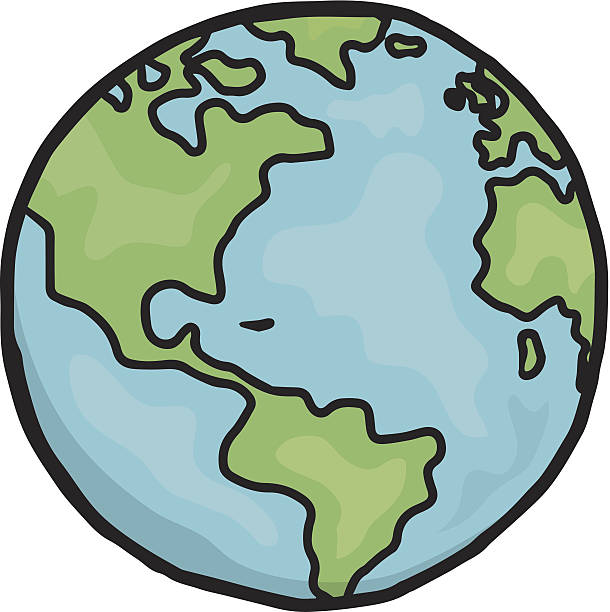
#> input picture Trabalhos/Alexandra/Convexa/sample.jpg, 610 x 612 px, found by its file name
$ python main.py
#> lines starting #> are read from the running program, lines starting #| are printed output that depends on the picture; after the words box and inside, x2 and y2 are one past the last pixel; in counts of white or black regions, pixels touching at a corner belong together
import cv2
import numpy as np
import matplotlib.pyplot as plt


# Função para exibir uma imagem com o título especificado
def exibir_imagem(imagem, titulo):
    plt.imshow(cv2.cvtColor(imagem, cv2.COLOR_BGR2RGB))
    plt.title(titulo)
    plt.axis('off')
    plt.show()


# Leitura da imagem de entrada
src = cv2.imread("Trabalhos\Alexandra\Convexa\sample.jpg", 1)
#> src is the input picture: shape (612, 610, 3); mean B, G, R 172, 183, 160.4
if src is None:
    raise FileNotFoundError("The image file 'sample.jpg' was not found.")
exibir_imagem(src, 'Imagem Original')


# Conversão da imagem para escala de cinza
cinza = cv2.cvtColor(src, cv2.COLOR_BGR2GRAY)
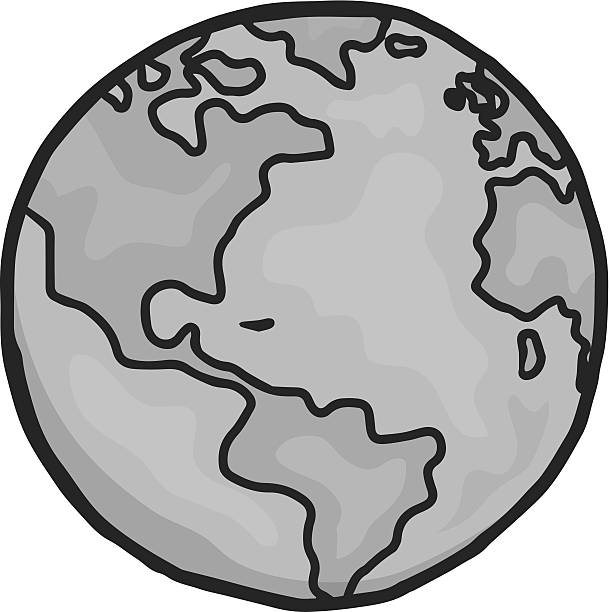
#> cinza: shape (612, 610); min 0, max 255, mean 175
exibir_imagem(cinza, 'Imagem Cinza')


# Aplicação de um desfoque (blur) na imagem para remover ruído
blur = cv2.GaussianBlur(cinza, (5, 5), 0)
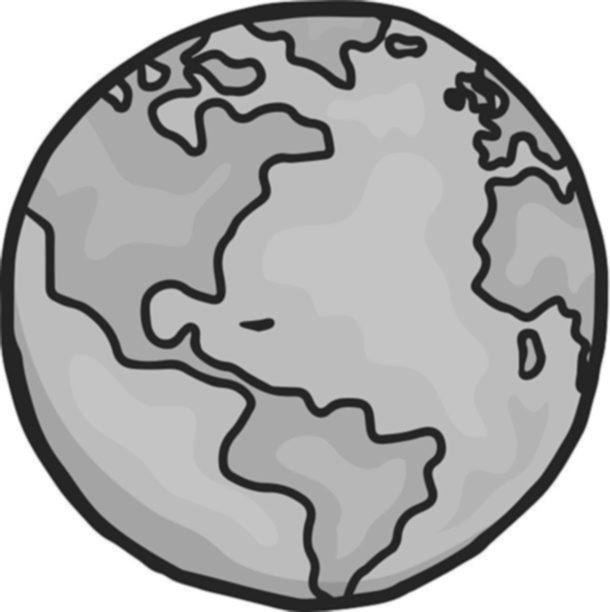
#> blur: shape (612, 610); min 31, max 255, mean 175
exibir_imagem(blur, 'Imagem com Desfoque')


# Binarização da imagem para identificar os pontos de interesse
_, binarizada = cv2.threshold(blur, 127, 255, cv2.THRESH_BINARY)
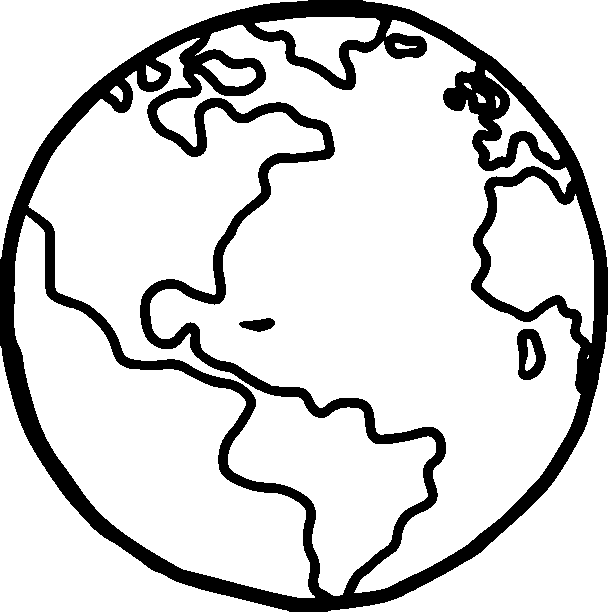
#> binarizada: shape (612, 610); 83.5% white; 3 black regions, box (x1, y1, x2, y2) and area: (0, 0, 608, 612) 60146, (517, 329, 546, 380) 961, (239, 318, 275, 332) 333
exibir_imagem(binarizada, 'Imagem Binarizada')


# Encontre os contornos (bordas) na imagem
contornos, _ = cv2.findContours(binarizada, cv2.RETR_EXTERNAL, cv2.CHAIN_APPROX_SIMPLE)
#> contornos = 17 contours, 1 with area under 20; largest, box (x1, y1, x2, y2) and area: (150, 20, 581, 593) 108873, (28, 38, 436, 596) 58636, (14, 215, 315, 598) 45072, (328, 0, 610, 612) 38221, (0, 346, 289, 612) 19770

resultado = np.zeros_like(src)

for contorno in contornos:
        # Aproximação do contorno
        epsilon = 0.05 * cv2.arcLength(contorno, True)
        aproximado = cv2.approxPolyDP(contorno, epsilon, True)

        # Encontre a envoltória convexa
        envoltoria = cv2.convexHull(contorno)

        # Desenhe o contorno em verde
        cv2.drawContours(resultado, [contorno], -1, (0, 255, 0), 2)

        # Desenhe a envoltória convexa em azul
        cv2.drawContours(resultado, [envoltoria], -1, (255, 0, 0), 2)
#> this loop made 17 passes
#> (epsilon, aproximado) on passes 3, 5, 6, 7, 8, 10, 11, 12, 14, 15: (60.66, [[26, 215], [86, 497], [314, 597], [244, 399]]), (1.32, [[495, 96], [497, 107], [499, 99]]), (1.54, [[476, 93], [478, 101], [485, 102], [484, 98]]), (2.14, [[115, 86], [110, 92], [121, 101], [122, 92]]), (1.07, [[464, 83], [467, 87], [471, 89], [468, 83]]), (2.56, [[146, 65], [147, 80], [157, 79], [160, 73]]), (6.71, [[202, 64], [225, 85], [255, 77], [250, 67]]), (2.39, [[395, 43], [397, 48], [416, 46]]), (158.2, [[237, 25], [152, 328], [384, 588], [570, 177]]), (17.5, [[255, 23], [345, 79], [340, 44], [379, 21]])
#> (epsilon, aproximado, envoltoria) on passes 1, 2, 17: (0.341, [[588, 355], [587, 358], [588, 357]], [[588, 357], [587, 358], [587, 357], [588, 355]]), (50.17, [[0, 346], [0, 611], [288, 611], [94, 530]], [[288, 611], [0, 611], [0, 346]]), (51.35, [[0, 258], [94, 83], [307, 0], [0, 0]], [[307, 0], [0, 258], [0, 0]])
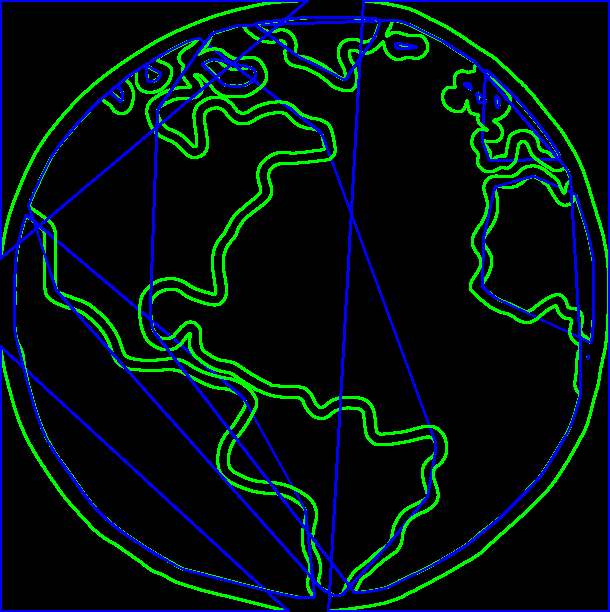
#> resultado: shape (612, 610, 3); mean of channels 0, 1, 2 16.6, 17.2, 0; drawn as B, G, R

exibir_imagem(resultado, 'Contornos e Envoltórias Convexas')
